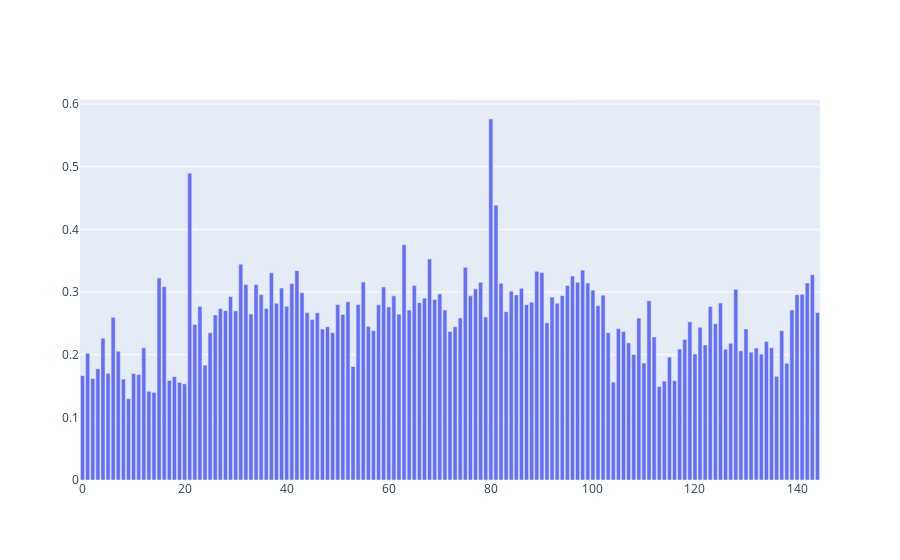

The cell this chart's notebook holds for it:
### Markdown cell above
#### Validation 2: random paper citing context with original cited paper

### Code cell
results[0]["val_orig_paper_0"]['text_beginning'] = results[0]["val_orig_paper_0"].index.str[:10]
_ = plot_text_sim(results[0]["val_orig_paper_0"]['bert_val_orig_paper_0_cos'], results[0]["val_orig_paper_0"].index)

### Figure 1 — Plotly figure (JSON) as saved in the notebook; plotly's stock layout.template omitted (floating-point values rounded to 4 significant figures; data arrays with more than 128 entries replaced by an {"elided": "..."} marker saying what was removed)
{"data": [{"hovertext": {"elided": "145 str values"}, "type": "bar", "x": {"elided": "145 int values"}, "y": {"elided": "145 float values"}}], "layout": {"hoverlabel": {"bgcolor": "white", "font": {"family": "Rockwell", "size": 13}}}}
